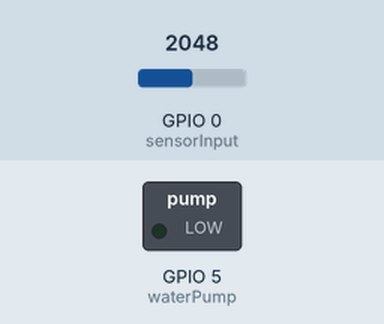
Bench run of a sketch on a simulated ESP32. On the bench: switched loads named in the sketch (green lamp = pin HIGH). Inputs (shaded band) come from the test bench; at power-on: GPIO 0 (sensorInput) = 2048. No MQTT or app messages arrive unless stated; pins used as bus, display or sensor lines are not drawn. At 14.1 s the program puts the board to deep sleep or switches it off; the recording ends there.

Above: at 2.4 s.
2.5 s: GPIO 0 (sensorInput) set to 60
At 5.0 s:
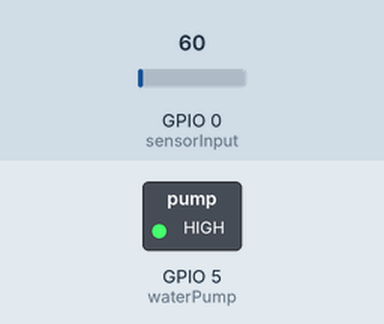
Timing chart, 0 to 14.1 s (numbered marks = the images above; inputs shaded):
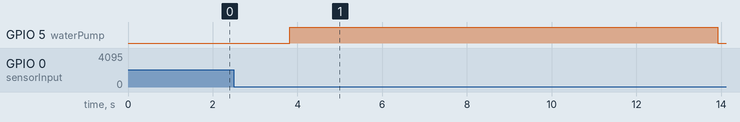

Measured:
- after the input at 2.5 s, GPIO 5 (waterPump): LOW → HIGH after 1.3 s, → LOW 10.1 s later

The sketch:

PlantWateringModule.ino
```cpp
/*
  PlantWateringModule.ino
  This sketch uses a ESP8266 Module and has a moisture sensor and a waterpump connected to it.
  So whenever the moisture sensor registers a lack of water, the pump will water it again.
*/

#include "EspMQTTClient.h"
#include "Constants.h"

int cnt = 0;

String moduleName = "PlantWatering"; //ToDo: replace text with this variable
float moistureValue = 0;
double moisPercent = 0;
int maxValue = 600;

int programStatus = 0;

const int waterPump = 5;
const int sensorInput = 0;
const int sensorOnOff = 4;

const int oneMinute = 60e6;
const int tenMinutes = oneMinute * 10;
const int oneHour = oneMinute * 60;

bool debug = false;

String statusMsg = "";

EspMQTTClient client(
  GlobalConstants::ssid,
  GlobalConstants::password,
  GlobalConstants::ipAddress,  // MQTT Broker server ip
  "MQTTUsername",   // Can be omitted if not needed
  "MQTTPassword",   // Can be omitted if not needed
  "PlantWatering",     // Client name that uniquely identify your device
  1883              // The MQTT port, default to 1883. this line can be omitted
);

void getStatus(const String & payload) {
  if (payload == "getStatus") {
    client.publish("PlantWatering/response", "PlantWatering is alive");
  }
}

void setup()
{
  Serial.begin(115200);
  pinMode(waterPump,OUTPUT);
  pinMode(sensorInput,INPUT);
  pinMode(sensorOnOff,OUTPUT);

  if(debug){
    client.enableDebuggingMessages(); //Enable debugging messages sent to serial output
  }
  client.enableLastWillMessage("PlantWatering/status", "I am going offline",true);  // You can activate the retain flag by setting the third parameter to true
}

// This function is called once everything is connected (Wifi and MQTT)
// WARNING : YOU MUST IMPLEMENT IT IF YOU USE EspMQTTClient
void onConnectionEstablished()
{
  // Subscribe to "PlantWatering/test" and display received message to Serial
  client.subscribe("PlantWatering/test", [](const String & payload) {
    Serial.println(payload);
  });

  client.subscribe("PlantWatering/request", [](const String & payload) {
    getStatus(payload);
    Serial.println(payload);
  });

  // Publish a message to "Briefkasten/test"
  client.publish("PlantWatering/status", "PlantWatering is connected",true); // You can activate the retain flag by setting the third parameter to true
}

void goingToSleep(int sleepTime){
  yield();
  if(debug){
    Serial.println("going to deepsleep");
  }
  delay(100);
  ESP.deepSleep(sleepTime);
  yield();
}

void startTheWaterFlow(){
  digitalWrite(waterPump,HIGH);
  if(debug){
    Serial.println("Water is flowing!!!");
  }
}

void stopTheWaterFlow(){
  digitalWrite(waterPump,LOW);
  if(debug){
    Serial.println("Pump is shut off");
  }
}

void moistureSensorOn(){
  digitalWrite(sensorOnOff,HIGH);
}

void moistureSensorOff(){
  digitalWrite(sensorOnOff,LOW);
}

void sendData(double data){
  String output = "";
  output = String(data,2);
  client.publish("PlantWatering/moisturePercentage", output); // You can activate the retain flag by setting the third parameter to true
}

void sendStatus(String data){
  client.publish("PlantWatering/waterStatus", data); // You can activate the retain flag by setting the third parameter to true
}


void loop() {
  client.loop();
  if(client.isConnected()){
    cnt = 0;
    switch(programStatus){
      case 0:   // "measure"
        moistureSensorOn();
        for(int i = 0; i<20; i++){
          moistureValue = analogRead(sensorInput);
          if (moistureValue > maxValue){
            maxValue = moistureValue;
          }
          delay(100);
        }

        moistureSensorOff();
        if(debug){
          Serial.print("\nmoisture Value: ");
          Serial.print(moistureValue);
          Serial.print("\tmax Value: ");
          Serial.println(maxValue);
        }
        programStatus = 10;
        break;
      case 10:    //"evaluate"
        moisPercent = (moistureValue/maxValue)*100.0;
        if(debug){
          Serial.print("\tProzent: ");
          Serial.print(moisPercent);
          Serial.println();
        }
        sendData(moisPercent);
        if(moisPercent < 20){
          programStatus = 40;
        }
        else if (moisPercent >=20 && moisPercent <40){
          programStatus = 30;
        }
        else{
          if(debug){
            Serial.println("I'm good, thanks for asking!");
          }
          programStatus = 20;
        }
        break;
      case 20:    //"waterLevelHigh"
        statusMsg = "I'm good, thanks for asking!";
        sendStatus(statusMsg);
        if(debug){
          Serial.println(statusMsg);
        }
        programStatus = 70;
        break;
      case 30:    //"waterLevelMedium"
        statusMsg = "I will be thirsty soon.";
        sendStatus(statusMsg);
        if(debug){
          Serial.println(statusMsg);
        }
        programStatus = 70;
        break;
      case 40:    //"waterLevelLow"
        statusMsg = "Water...I need water....";
        sendStatus(statusMsg);
        if(debug){
          Serial.println(statusMsg);
        }
        programStatus = 50;
        break;
      case 50:    //"waterPumpStart"
          startTheWaterFlow();
          delay(10000); // 10 seconds
          programStatus = 60;
        break;
      case 60:    //"waterPumpStop"
        stopTheWaterFlow();
        programStatus = 70;
        break;
      case 70:  //"sleep"
        goingToSleep(oneHour);
        break;
      default:
      break;
    }

  }
  else if(cnt > 100){
    goingToSleep(tenMinutes);
  }
  if(debug){
    Serial.println(cnt);
  }
  cnt++;
  delay(100);
}
```

Constants.cpp
```cpp
#include "Constants.h"

// Fill in the correct information for your mqtt broker and wifi
const char* GlobalConstants::ssid = "ssid";
const char* GlobalConstants::password = "passwd";
const char* GlobalConstants::ipAddress = "ip-broker";
```

Constants.h
```cpp
#include "IPAddress.h"
#ifndef CONSTANTS_H
#define CONSTANTS_H


class GlobalConstants {
  public:
    static const char* ssid;
    static const char* password;
    static const char* ipAddress;
};

#endif
```
